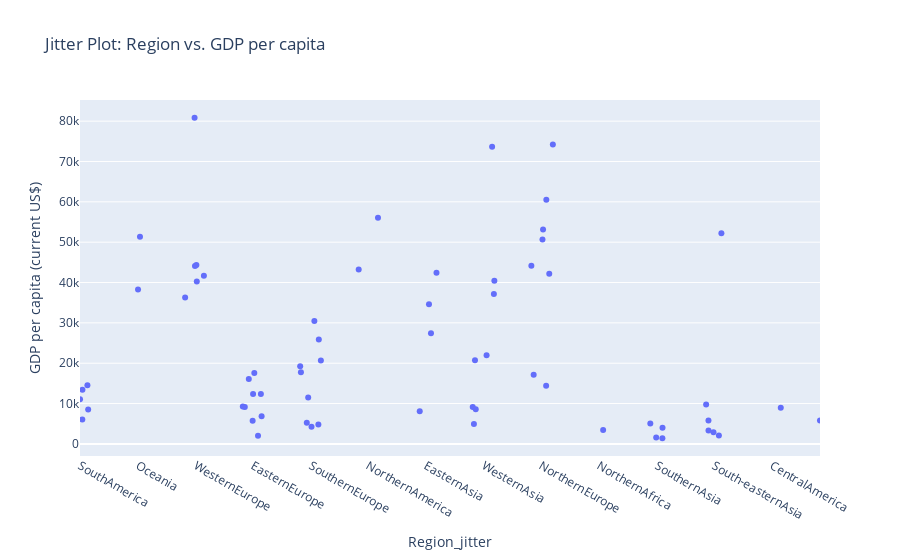

The code cell stored with this chart in its notebook:
### Markdown cell above
## Jitter Plot

### Code cell
import plotly.express as px
import numpy as np

region_map = {region: i for i, region in enumerate(df['Region'].unique())}
df['Region_index'] = df['Region'].map(region_map)

df['Region_jitter'] = df['Region_index'] + np.random.uniform(-0.2, 0.2, size=len(df))

fig = px.strip(df, x='Region_jitter', y='GDP per capita (current US$)', title="Jitter Plot: Region vs. GDP per capita", hover_name='Region')

fig.update_xaxes(tickvals=list(region_map.values()), ticktext=list(region_map.keys()))

fig.show()

### Figure 1 — Plotly figure (JSON) as saved in the notebook; plotly's stock layout.template omitted (floating-point values rounded to 4 significant figures)
{"data": [{"alignmentgroup": "True", "boxpoints": "all", "fillcolor": "rgba(255,255,255,0)", "hoveron": "points", "hovertemplate": "<b>%{hovertext}</b><br><br>Region_jitter=%{x}<br>GDP per capita (current US$)=%{y}<extra></extra>", "hovertext": ["SouthAmerica", "Oceania", "WesternEurope", "EasternEurope", "WesternEurope", "SouthernEurope", "SouthAmerica", "EasternEurope", "NorthernAmerica", "SouthAmerica", "EasternAsia", "EasternAsia", "SouthAmerica", "SouthernEurope", "WesternAsia", "EasternEurope", "NorthernEurope", "NorthernAfrica", "NorthernEurope", "NorthernEurope", "WesternEurope", "WesternEurope", "SouthernEurope", "EasternEurope", "SouthernAsia", "South-easternAsia", "SouthernAsia", "NorthernEurope", "WesternAsia", "SouthernEurope", "EasternAsia", "WesternAsia", "WesternAsia", "NorthernEurope", "South-easternAsia", "CentralAmerica", "WesternEurope", "Oceania", "NorthernEurope", "SouthernAsia", "South-easternAsia", "EasternEurope", "SouthernEurope", "WesternAsia", "EasternAsia", "EasternEurope", "EasternEurope", "WesternAsia", "SouthernEurope", "South-easternAsia", "EasternEurope", "SouthernEurope", "SouthernAfrica", "SouthernEurope", "SouthernAsia", "NorthernEurope", "WesternEurope", "South-easternAsia", "SouthernEurope", "WesternAsia", "EasternEurope", "WesternAsia", "NorthernEurope", "NorthernAmerica", "SouthAmerica", "South-easternAsia"], "legendgroup": "", "line": {"color": "rgba(255,255,255,0)"}, "marker": {"color": "#636efa"}, "name": "", "offsetgroup": "", "orientation": "v", "pointpos": 0, "showlegend": false, "type": "box", "x": [0.1244, 1.036, 1.991, 2.991, 2.022, 4.012, 0.1375, 3.147, 4.831, 0.03813, 6.181, 5.89, 0.03604, 3.955, 7.05, 3.02, 8.029, 9.072, 7.867, 8.137, 1.82, 2.145, 3.829, 2.999, 9.992, 10.9, 9.89, 8.087, 7.177, 4.062, 6.051, 6.83, 6.862, 8.083, 10.86, 12.15, 2.015, 1.003, 8.2, 10.1, 10.99, 3.134, 3.816, 7.146, 6.085, 2.855, 2.821, 6.849, 3.93, 11.12, 2.924, 4.175, 12.83, 4.139, 10.1, 8.02, 1.984, 10.9, 4.131, 6.809, 3.084, 7.185, 7.827, 5.166, -0.003876, 11.08], "x0": " ", "xaxis": "x", "y": [14560.0, 51350.0, 44120.0, 5751.0, 40280.0, 4265, 8528.0, 6847.0, 43210.0, 13420.0, 42431, 8109.0, 6056.0, 11480.0, 21940.0, 17560.0, 53150.0, 3452.0, 17112, 42150.0, 36300.0, 41690.0, 17788, 12350.0, 1614.0, 3346.0, 5038.0, 60510.0, 37130.0, 30460.0, 34630.0, 4940.0, 8571.0, 14380.0, 9768.0, 8981.0, 44330.0, 38290.0, 74190.0, 1410.0, 2904.0, 12360.0, 19240.0, 73650.0, 27400.0, 9121.0, 9243.0, 20710.0, 5239.0, 52239, 16080.0, 20690.0, 5773, 25870.0, 3974.0, 50690.0, 80830.0, 5815.0, 4836.0, 9126.0, 2022.0, 40440.0, 44160.0, 56050.0, 11070.0, 2068.0], "y0": " ", "yaxis": "y"}], "layout": {"boxmode": "group", "legend": {"tracegroupgap": 0}, "title": {"text": "Jitter Plot: Region vs. GDP per capita"}, "xaxis": {"anchor": "y", "domain": [0, 1], "ticktext": ["SouthAmerica", "Oceania", "WesternEurope", "EasternEurope", "SouthernEurope", "NorthernAmerica", "EasternAsia", "WesternAsia", "NorthernEurope", "NorthernAfrica", "SouthernAsia", "South-easternAsia", "CentralAmerica", "SouthernAfrica"], "tickvals": [0, 1, 2, 3, 4, 5, 6, 7, 8, 9, 10, 11, 12, 13], "title": {"text": "Region_jitter"}}, "yaxis": {"anchor": "x", "domain": [0, 1], "title": {"text": "GDP per capita (current US$)"}}}}
